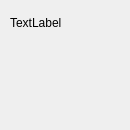
<?xml version="1.0" encoding="UTF-8"?>
<ui version="4.0">
 <class>ViewItemWidget</class>
 <widget class="QWidget" name="ViewItemWidget">
  <property name="geometry">
   <rect>
    <x>0</x>
    <y>0</y>
    <width>130</width>
    <height>130</height>
   </rect>
  </property>
  <property name="maximumSize">
   <size>
    <width>130</width>
    <height>130</height>
   </size>
  </property>
  <property name="windowTitle">
   <string>Form</string>
  </property>
  <layout class="QVBoxLayout" name="verticalLayout" stretch="1,4">
   <property name="spacing">
    <number>0</number>
   </property>
   <property name="leftMargin">
    <number>10</number>
   </property>
   <property name="topMargin">
    <number>10</number>
   </property>
   <property name="rightMargin">
    <number>10</number>
   </property>
   <property name="bottomMargin">
    <number>10</number>
   </property>
   <item>
    <widget class="QLabel" name="item_title_lab">
     <property name="minimumSize">
      <size>
       <width>0</width>
       <height>25</height>
      </size>
     </property>
     <property name="maximumSize">
      <size>
       <width>16777215</width>
       <height>25</height>
      </size>
     </property>
     <property name="text">
      <string>TextLabel</string>
     </property>
     <property name="margin">
      <number>6</number>
     </property>
    </widget>
   </item>
   <item>
    <widget class="QWidget" name="small_image_widget" native="true">
     <layout class="QVBoxLayout" name="verticalLayout_2">
      <property name="spacing">
       <number>0</number>
      </property>
      <property name="leftMargin">
       <number>0</number>
      </property>
      <property name="topMargin">
       <number>0</number>
      </property>
      <property name="rightMargin">
       <number>0</number>
      </property>
      <property name="bottomMargin">
       <number>0</number>
      </property>
      <item>
       <widget class="QLabel" name="small_image_lab">
        <property name="text">
         <string/>
        </property>
        <property name="alignment">
         <set>Qt::AlignCenter</set>
        </property>
       </widget>
      </item>
     </layout>
    </widget>
   </item>
  </layout>
 </widget>
 <resources/>
 <connections/>
</ui>
